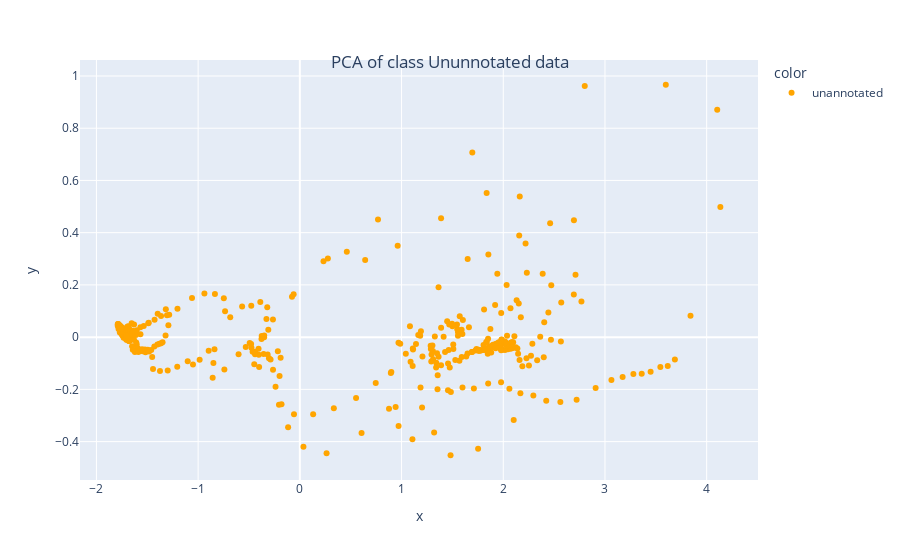
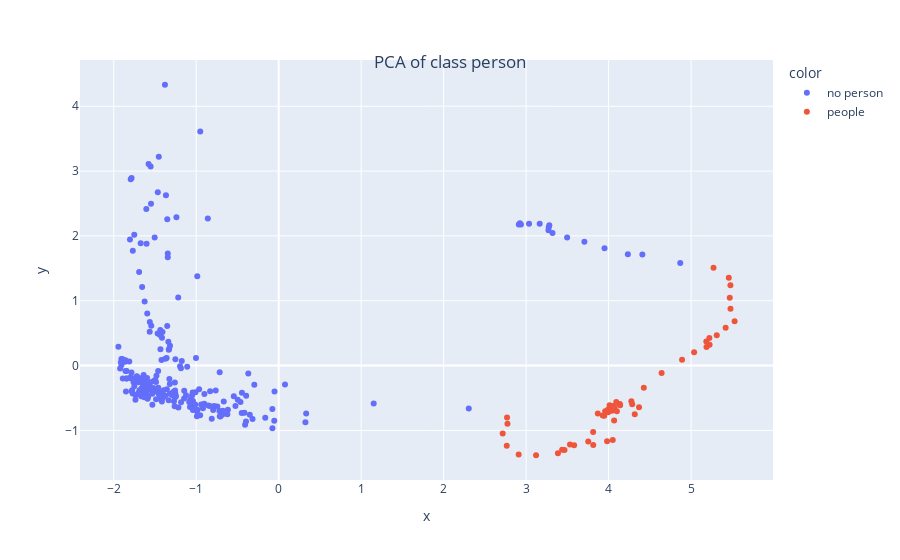
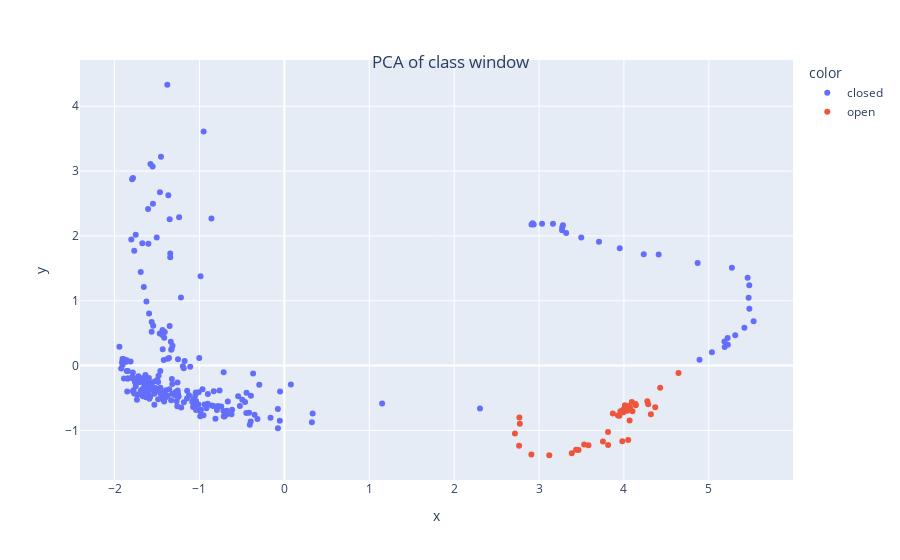

These figures' notebook cell, in order:
### Code cell
##### testing dataloaders
tfms  = [None, MultiCategorize()] ## multi label
test_set = TSDatasets(x_test, y_test, tfms=tfms, inplace=True) # multi_label
test_dl   = TSDataLoader(test_set, bs = bs, num_workers=num_workers)#,batch_tfms=batch_tfms) ### note the normalization

###############################
#### creating only body of the network for lstm,fcn
################################################
k_lstm = {'c_in':x_train.shape[1],'c_out':y_train.shape[1],'hidden_size':22,'rnn_dropout':0.4}
k_fcn={'c_in':x_train.shape[1],'c_out':y_train.shape[1],'layers':[32,8]}
# new_model = create_model(LSTM_body, dls.vars,dls.c,dls,**k)

# new_model = LSTM_body(**k_lstm)  ## LSTM
new_model = MyFCN_body(**k_fcn)    ## MyFCN

#### load part of the pre trained model

# load 
pretrained_dict = torch.load(f'models/{learn.model._get_name()}.pt')
model_dict = new_model.state_dict()
# 1. filter out unnecessary keys
pretrained_dict = {k: v for k, v in pretrained_dict.items() if k in model_dict}
# 2. overwrite entries in the existing state dict
model_dict.update(pretrained_dict) 
# 3. load the new state dict
new_model.load_state_dict(model_dict)
#######################################################

# new_model = enc ##### for encoder_classifier

###########################################
###### get the features/predicions of the model_body
device = torch.device('cuda' if torch.cuda.is_available() else 'cpu')

new_model.to(device)
new_model.eval()
feats = []
lbls = []
with torch.no_grad():
    for inputs, labels in test_dl:
        inputs = inputs.to(device)
        labels = labels.to(device)
        outputs = new_model(inputs)
        #####################################################
        # feats.append(outputs[:,-1]) #### for output of encoder
        #######################################################
        feats.append(outputs)  ### for lstm, fcn
        #######################################################
        lbls.append(labels)

test_lbls = torch.cat(lbls).detach().cpu().numpy()
test_feats = torch.cat(feats).detach().cpu().numpy()

### for unannotated data
feats = []
lbls = []
with torch.no_grad():
    for inputs, labels in test_dl_unannotated:
        inputs = inputs.to(device)
        labels = labels.to(device)
        outputs = new_model(inputs)
        #####################################################
        # feats.append(outputs[:,-1]) #### for output of encoder
        #######################################################
        feats.append(outputs)  ### for lstm, fcn
        #######################################################
        lbls.append(labels)

test_lbls_unannotated = torch.cat(lbls).detach().cpu().numpy()
test_feats_unannotated = torch.cat(feats).detach().cpu().numpy()

#### get labels as strings
### for unannotated data
unannotated_labels = ['unannotated' for i in range(test_lbls_unannotated.shape[0])]
### for annotated
person_labels = []
person_dict = {1 : 'people', 0 : 'no person'}
window_labels = []
window_dict = {1 : 'open', 0 : 'closed'}
for item in test_lbls:
    person_labels.append(person_dict[item[0]])
    window_labels.append(window_dict[item[1]])

##########
# using tensorboard projector
# writer = SummaryWriter('runs/')
# writer.add_embedding(test_feats,metadata=person_labels,tag = f'person_embeddings_{learn.model._get_name()}')
# writer.add_embedding(test_feats,metadata=window_labels,tag = f'window_embeddings_{learn.model._get_name()}')
# writer.close()
##########
### using sklearn and plotly
### for annotated+ununnotated
components = visualize_embeddibgs(test_feats,person_labels,window_labels,test_feats_unannotated,unannotated_labels,combined=False,n_components=2,method='pca')

### Figure 1 — Plotly figure (JSON) as saved in the notebook; plotly's stock layout.template omitted (floating-point values rounded to 4 significant figures; data arrays with more than 128 entries replaced by an {"elided": "..."} marker saying what was removed)
{"data": [{"hovertemplate": "color=unannotated<br>x=%{x}<br>y=%{y}<extra></extra>", "legendgroup": "unannotated", "marker": {"color": "orange", "symbol": "circle"}, "mode": "markers", "name": "unannotated", "orientation": "v", "showlegend": true, "type": "scatter", "x": {"elided": "494 float values"}, "xaxis": "x", "y": {"elided": "494 float values"}, "yaxis": "y"}], "layout": {"legend": {"title": {"text": "color"}, "tracegroupgap": 0}, "margin": {"t": 60}, "title": {"text": "PCA of class Ununnotated data", "x": 0.5, "xanchor": "center", "y": 0.9, "yanchor": "top"}, "xaxis": {"anchor": "y", "domain": [0, 1], "title": {"text": "x"}}, "yaxis": {"anchor": "x", "domain": [0, 1], "title": {"text": "y"}}}}

### Figure 2 — Plotly figure (JSON) as saved in the notebook; plotly's stock layout.template omitted (floating-point values rounded to 4 significant figures; data arrays with more than 128 entries replaced by an {"elided": "..."} marker saying what was removed)
{"data": [{"hovertemplate": "color=no person<br>x=%{x}<br>y=%{y}<extra></extra>", "legendgroup": "no person", "marker": {"color": "#636efa", "symbol": "circle"}, "mode": "markers", "name": "no person", "orientation": "v", "showlegend": true, "type": "scatter", "x": {"elided": "239 float values"}, "xaxis": "x", "y": {"elided": "239 float values"}, "yaxis": "y"}, {"hovertemplate": "color=people<br>x=%{x}<br>y=%{y}<extra></extra>", "legendgroup": "people", "marker": {"color": "#EF553B", "symbol": "circle"}, "mode": "markers", "name": "people", "orientation": "v", "showlegend": true, "type": "scatter", "x": [2.769, 2.774, 2.716, 2.765, 2.91, 3.121, 3.465, 3.814, 4.05, 3.981, 3.753, 3.582, 3.437, 3.386, 3.532, 3.813, 4.067, 4.317, 4.369, 4.286, 4.136, 4.059, 4.024, 4.011, 4.05, 4.14, 4.093, 4.012, 3.959, 3.946, 3.929, 3.869, 3.993, 4.1, 4.04, 3.991, 3.994, 4.073, 4.276, 4.427, 4.643, 4.89, 5.037, 5.187, 5.224, 5.185, 5.222, 5.311, 5.419, 5.528, 5.478, 5.469, 5.477, 5.457, 5.272], "xaxis": "x", "y": [-0.7994, -0.8966, -1.049, -1.238, -1.372, -1.383, -1.303, -1.224, -1.147, -1.167, -1.169, -1.23, -1.297, -1.351, -1.217, -1.026, -0.8481, -0.7511, -0.6437, -0.5962, -0.5908, -0.6456, -0.6463, -0.6526, -0.6242, -0.611, -0.5608, -0.6117, -0.7034, -0.7721, -0.7681, -0.7376, -0.7091, -0.7035, -0.6948, -0.6829, -0.719, -0.6454, -0.5512, -0.3417, -0.1142, 0.09089, 0.2042, 0.2875, 0.3195, 0.3708, 0.4255, 0.4664, 0.5834, 0.6849, 0.8746, 1.045, 1.238, 1.356, 1.507], "yaxis": "y"}], "layout": {"legend": {"title": {"text": "color"}, "tracegroupgap": 0}, "margin": {"t": 60}, "title": {"text": "PCA of class person ", "x": 0.5, "xanchor": "center", "y": 0.9, "yanchor": "top"}, "xaxis": {"anchor": "y", "domain": [0, 1], "title": {"text": "x"}}, "yaxis": {"anchor": "x", "domain": [0, 1], "title": {"text": "y"}}}}

### Figure 3 — Plotly figure (JSON) as saved in the notebook; plotly's stock layout.template omitted (floating-point values rounded to 4 significant figures; data arrays with more than 128 entries replaced by an {"elided": "..."} marker saying what was removed)
{"data": [{"hovertemplate": "color=closed<br>x=%{x}<br>y=%{y}<extra></extra>", "legendgroup": "closed", "marker": {"color": "#636efa", "symbol": "circle"}, "mode": "markers", "name": "closed", "orientation": "v", "showlegend": true, "type": "scatter", "x": {"elided": "253 float values"}, "xaxis": "x", "y": {"elided": "253 float values"}, "yaxis": "y"}, {"hovertemplate": "color=open<br>x=%{x}<br>y=%{y}<extra></extra>", "legendgroup": "open", "marker": {"color": "#EF553B", "symbol": "circle"}, "mode": "markers", "name": "open", "orientation": "v", "showlegend": true, "type": "scatter", "x": [2.769, 2.774, 2.716, 2.765, 2.91, 3.121, 3.465, 3.814, 4.05, 3.981, 3.753, 3.582, 3.437, 3.386, 3.532, 3.813, 4.067, 4.317, 4.369, 4.286, 4.136, 4.059, 4.024, 4.011, 4.05, 4.14, 4.093, 4.012, 3.959, 3.946, 3.929, 3.869, 3.993, 4.1, 4.04, 3.991, 3.994, 4.073, 4.276, 4.427, 4.643], "xaxis": "x", "y": [-0.7994, -0.8966, -1.049, -1.238, -1.372, -1.383, -1.303, -1.224, -1.147, -1.167, -1.169, -1.23, -1.297, -1.351, -1.217, -1.026, -0.8481, -0.7511, -0.6437, -0.5962, -0.5908, -0.6456, -0.6463, -0.6526, -0.6242, -0.611, -0.5608, -0.6117, -0.7034, -0.7721, -0.7681, -0.7376, -0.7091, -0.7035, -0.6948, -0.6829, -0.719, -0.6454, -0.5512, -0.3417, -0.1142], "yaxis": "y"}], "layout": {"legend": {"title": {"text": "color"}, "tracegroupgap": 0}, "margin": {"t": 60}, "title": {"text": "PCA of class window ", "x": 0.5, "xanchor": "center", "y": 0.9, "yanchor": "top"}, "xaxis": {"anchor": "y", "domain": [0, 1], "title": {"text": "x"}}, "yaxis": {"anchor": "x", "domain": [0, 1], "title": {"text": "y"}}}}
